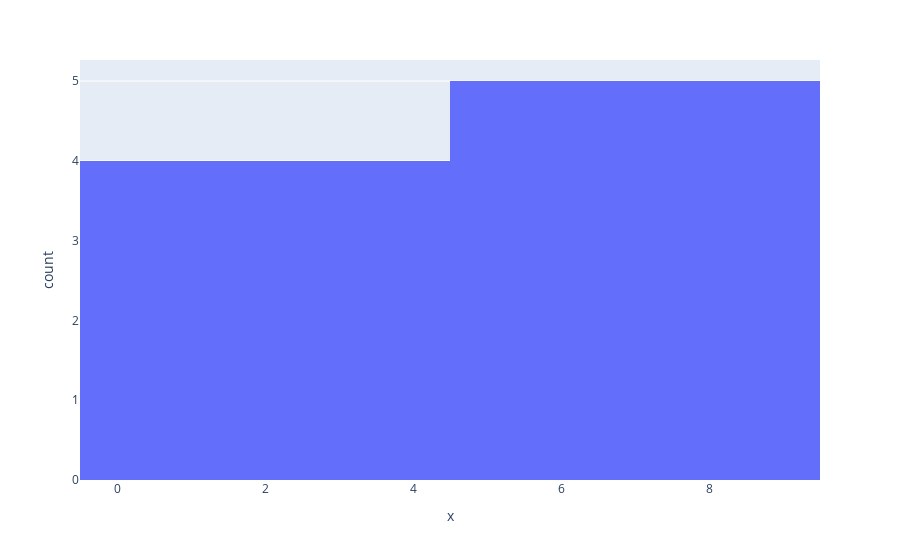

Source (notebook cell):
### Code cell
# Histogram
px.histogram(df, x= "x", nbins = 3)

### Figure 1 — Plotly figure (JSON) as saved in the notebook; plotly's stock layout.template omitted (floating-point values rounded to 4 significant figures)
{"data": [{"alignmentgroup": "True", "bingroup": "x", "hovertemplate": "x=%{x}<br>count=%{y}<extra></extra>", "legendgroup": "", "marker": {"color": "#636efa", "pattern": {"shape": ""}}, "name": "", "nbinsx": 3, "offsetgroup": "", "orientation": "v", "showlegend": false, "type": "histogram", "x": [1, 2, 3, 4, 5, 6, 7, 8, 9], "xaxis": "x", "yaxis": "y"}], "layout": {"barmode": "relative", "legend": {"tracegroupgap": 0}, "margin": {"t": 60}, "xaxis": {"anchor": "y", "domain": [0, 1], "title": {"text": "x"}}, "yaxis": {"anchor": "x", "domain": [0, 1], "title": {"text": "count"}}}}
